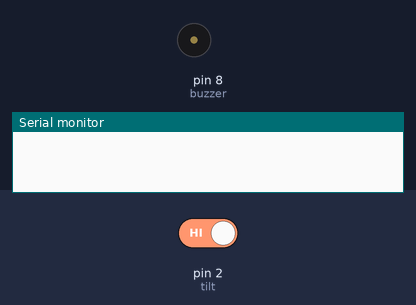
Recording of a sketch running on a simulated Arduino Uno, built with avr-gcc and run on an emulated ATmega328P. Parts: buzzer (waves = sounding, pin HIGH), the last lines printed to the serial monitor. Inputs (shaded band) come from the test bench; at power-on: pin 2 (tilt) HIGH.

Above: at 1.2 s.
1.3 s: pin 2 (tilt) driven LOW
At 2.6 s:
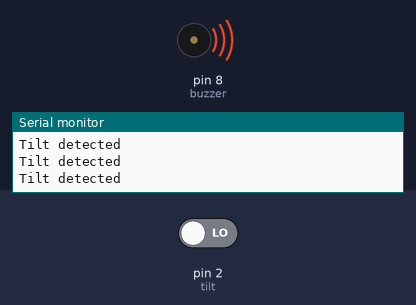
2.9 s: pin 2 (tilt) driven HIGH
At 3.9 s:
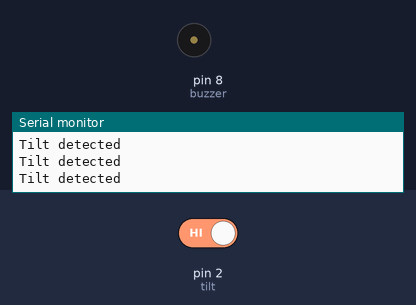
Timing chart, 0 to 5.9 s (numbered marks = the images above; inputs shaded):
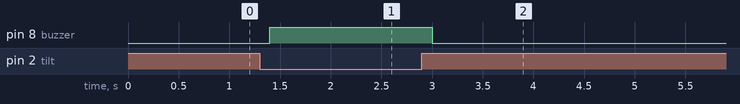

The sketch:

Tilt_Sensor_with_Arduino.ino
```cpp
#define tilt 2
#define buzzer 8

void setup() {
  Serial.begin(9600);
  pinMode(tilt, INPUT);
  pinMode(buzzer, OUTPUT);
}

void loop() {
  int tiltSensor = digitalRead(tilt);
  if (! tiltSensor == HIGH)
  {
    digitalWrite(buzzer, HIGH);
    Serial.println("Tilt detected");
  }
  else {
    digitalWrite(buzzer, LOW);
  }
  delay(200);
}
```

Measured:
- after the input at 1.3 s, pin 8 (buzzer): LOW → HIGH after 0.10 s
- after the input at 2.9 s, pin 8 (buzzer): HIGH → LOW after 0.10 s
